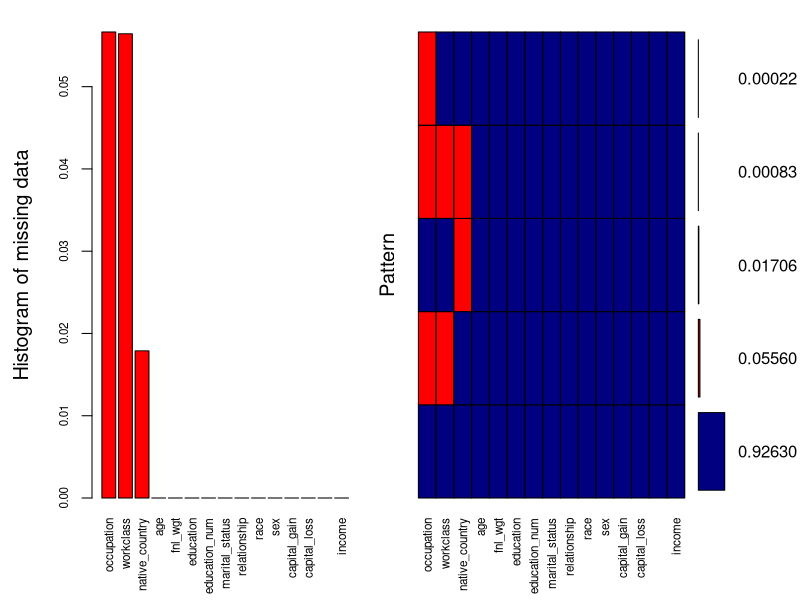
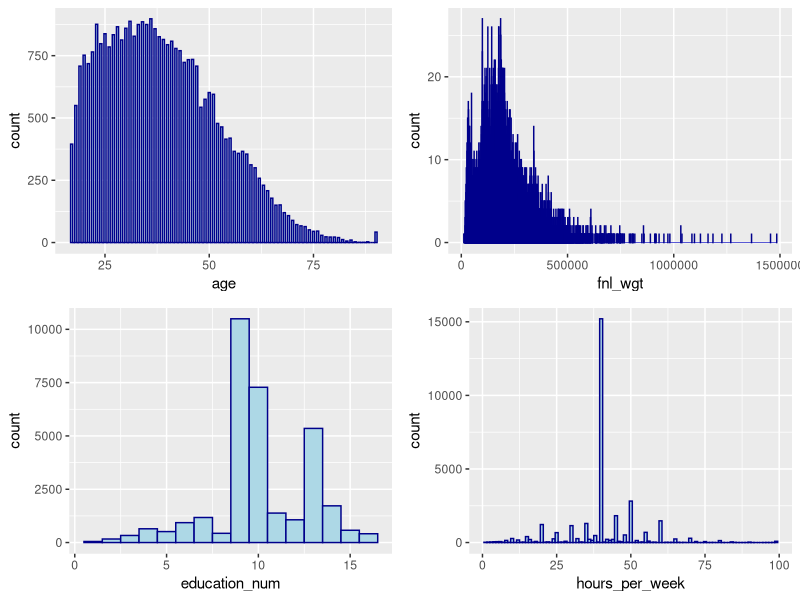
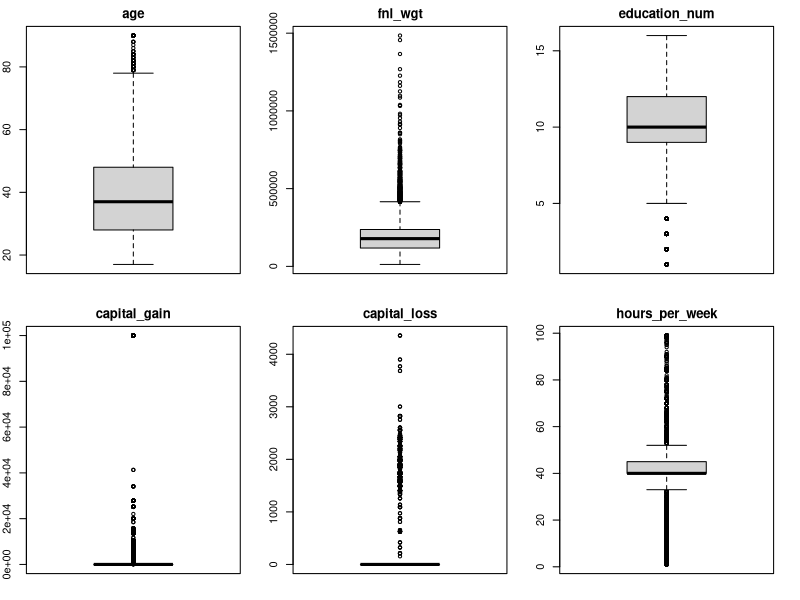
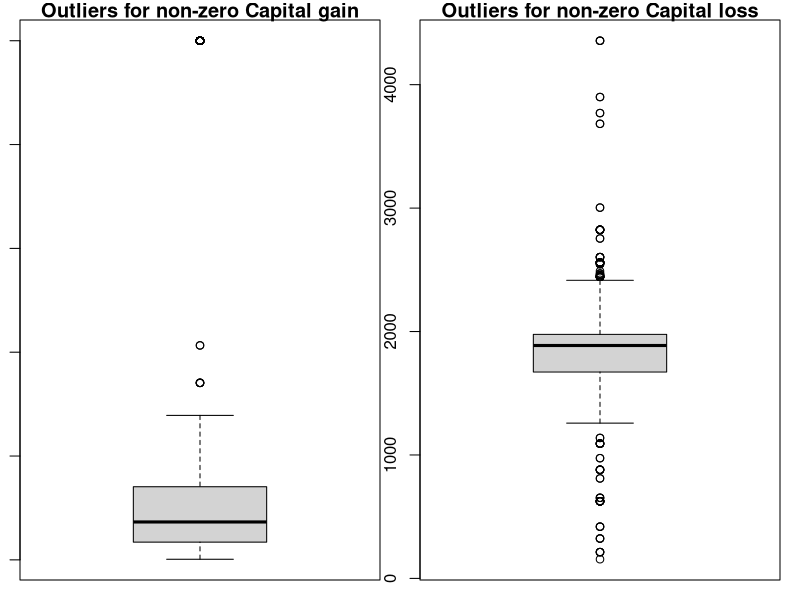
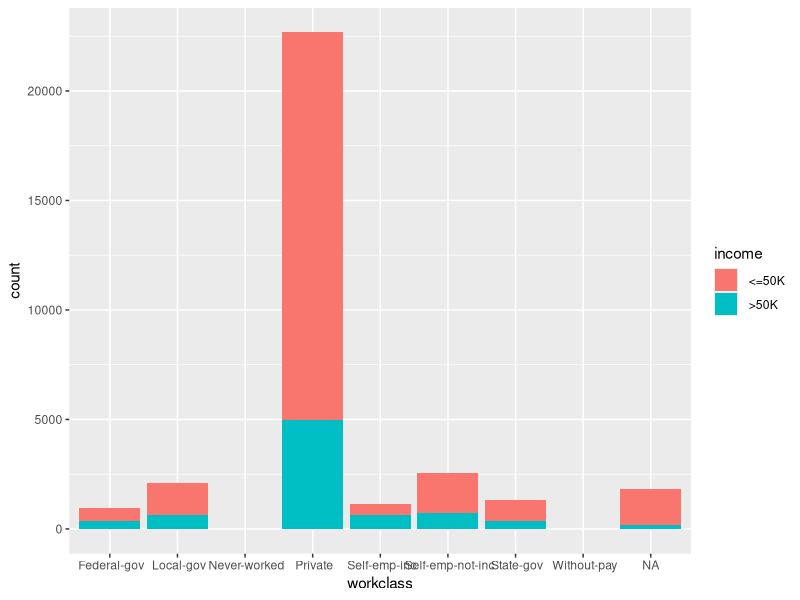

Recreate these plots in R, in order. (Note: this script raises an error after producing the figures.)
## ---- chunk 1

library(ggplot2)

X=read.csv("adultdata.csv", stringsAsFactors = TRUE)
#str(X)

#summary
colnames(X) =c("age", "workclass", "fnl_wgt", "education", "education_num", "marital_status", "occupation", "relationship", "race", "sex", "capital_gain", "capital_loss", "hours_per_week", "native_country", "income")
#str(X)
cat("The dimension of the dataset is",dim(X)[1],"by",dim(X)[2],".")
## ---- chunk 2
datatype=sapply(X,class)
#datatype
#6 numeric variables
#9 categorical variables
## ---- chunk 3
library(tidyverse)
#library(hutils)
#Remove duplicated rows based on all columns
# - if two rows are exactly the same, keep only one of them
X_nodup=distinct(X,X[,1:15], keep_all=TRUE)[,-16]

#identify duplicated rows
X_dup=X[duplicated(X),]

cat("The number of duplicated records in the dataset is",dim(X_dup)[1],".")
#dim(X_dup)

#use X_nodup for all later analysis

#unique(X_dup$fnl_wgt)
cat("Let's look at several examples of the duplicated records:")
X_dup_sample=subset(X,fnl_wgt==308144 | fnl_wgt== 250051)
X_dup_sample=X_dup_sample[order(X_dup_sample$fnl_wgt),]

X=X_nodup
## ---- chunk 4
library(xtable)
options(xtable.floating = FALSE)
options(xtable.timestamp = "")
options(xtable.comment = FALSE)

#library(dplyr)
#library(DT)
#library(knitr)
#print(xtable(X_dup_sample[,1:8]), include.rownames=FALSE)
print(xtable(X_dup_sample[,1:8]))
## ---- chunk 5

#print(xtable(X_dup_sample[,9:15],caption = "Adult Income Data Sample", caption.placement = "top"))

print(xtable(X_dup_sample[,9:15]))  


## ---- chunk 6
#check missing values of each column
m=c()
for (i in 1:ncol(X))  {
  m[i]=sum(grepl("?",X[,i],fixed = TRUE))
}
missval=paste0(colnames(X),rep("-",15),m,rep(" missing values",))
#cat("The number of missing values for each variable are:")
#missval

#Recode missing values to be more standard - replace ? with NA
#ifelse will coerce the factor values into intergers, thus use as.character to main the original factor values
X$workclass=ifelse(X$workclass==" ?",NA,as.character(X$workclass))
X$occupation=ifelse(X$occupation==" ?",NA,as.character(X$occupation))
X$native_country=ifelse(X$native_country==" ?",NA,as.character(X$native_country))

#then transform the characters back to factors
X$workclass=as.factor(X$workclass)
X$occupation=as.factor(X$occupation)
X$native_country=as.factor(X$native_country)
#str(X)

#display the proportion of missing values
pMiss = function(x){sum(is.na(x))/length(x)*100}
#cat("The percentages of missing values for each variable are:")
#apply(X,2,pMiss)

datatype=sapply(X,class)

#Visualize missing data
#install.packages("VIM") #large package install before class
#break dataset into 2 pieces if you have low memory computer...
## ---- chunk 7
library(VIM)

aggr_plot = aggr(X, col=c('navyblue','red'), numbers=TRUE, sortVars=TRUE, labels=names(data), cex.axis=.7, gap=3, ylab=c("Histogram of missing data","Pattern"))

## ---- chunk 8


sum_num=matrix(,15,6)

for (i in 1:ncol(X)) {
  
  if (class(X[,i])=="integer") {
    
    sum_num[i,]=summary(X[,i])[1:6]
  } 
  
}
sum_num=sum_num[complete.cases(sum_num),]

colnames(sum_num)=names(summary(X$age))
rownames(sum_num)=colnames(X)[datatype=="integer"]

print(xtable(sum_num))  
  


## ---- chunk 9

p1 =   ggplot(data=X)+ geom_histogram(mapping=aes(x=age),binwidth = 0.5,color="darkblue", fill="lightblue")

p2 =   ggplot(data=X)+ geom_histogram(mapping=aes(x=fnl_wgt),binwidth = 50,color="darkblue", fill="lightblue")
  
p3 =    ggplot(data=X)+ geom_histogram(mapping=aes(education_num),binwidth = 1,color="darkblue", fill="lightblue")
      
p4 =    ggplot(data=X)+ geom_histogram(mapping=aes(hours_per_week),binwidth = 1,color="darkblue", fill="lightblue")
        
library(gridExtra)
grid.arrange(p1,p2,p3,p4,nrow=2,ncol=2)


## ---- chunk 10
par(mar = c(2,2,2,2))
par(mfrow=c(2,3))
for (i in 1:ncol(X)){
  
  if (class(X[,i])=="integer") {
    boxplot(X[,i], main=colnames(X)[i])
  }
}

## ---- chunk 11
par(mar = c(1,1,1,1))
par(mfrow=c(1,2))
boxplot(X$capital_gain[which(X$capital_gain!=0)],main="Outliers for non-zero Capital gain")

boxplot(X$capital_loss[which(X$capital_loss!=0)],main="Outliers for non-zero Capital loss")


## ---- chunk 12
par(mar=c(1,1,1,1))

ggplot(X, aes(workclass, fill = income)) + geom_bar()

## ---- chunk 13
#plotting education vs income
ggplot(data = data, aes(y = education, fill = income)) +
  geom_bar(position = "stack")   #different bars stacked together

#plotting marital status vs. income
ggplot(data = data, aes(y = marital_status, fill = income))+
  geom_bar(position = "stack")

ggplot(X, aes(relationship, fill = income)) + geom_bar()

#plotting occupation vs income
ggplot(data = data, aes(y = occupation, fill = income))+
  geom_bar(position = "stack")
#plotting native country vs. income
ggplot(data = data, aes(y = native_country, fill = income))+
  geom_bar(position = "stack")

ggplot(X, aes(race, fill = income)) + geom_bar()
ggplot(X, aes(sex, fill = income)) + geom_bar()
